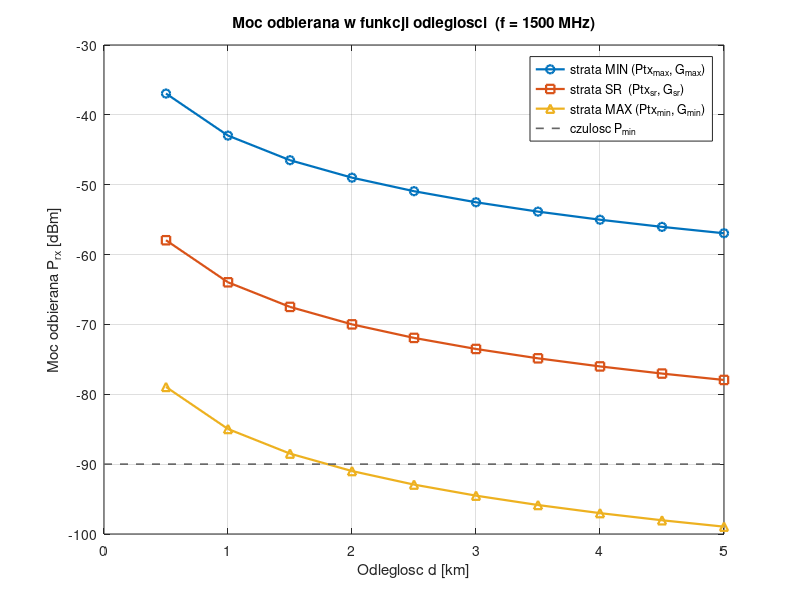
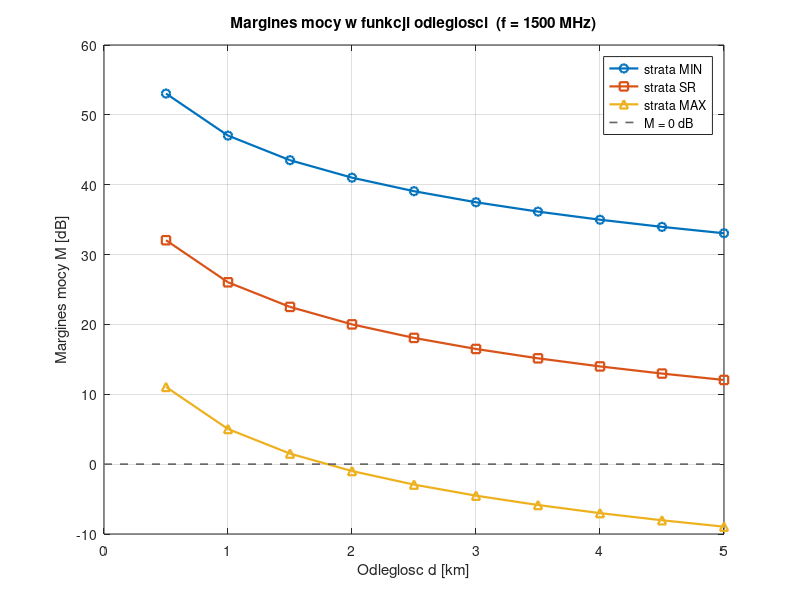

Reproduce these figures in MATLAB, in order.
% =========================================================================
%  PROBLEM 2 - RADIOWY BILANS MOCY (LINK BUDGET)
%  Zadanie nr 3:  f = 1500 MHz
%
%  Program oblicza moc odbieran  (Rx) oraz margines mocy (Rx - czulosc
%  odbiornika) w funkcji odleglosci od 500 m do 5 km (krok 500 m).
%
%  Analizowane sa 3 punkty pomiarowe wyznaczone skrajnymi/srednimi
%  wartosciami mocy nadawczej oraz wzmocnienia anten:
%     - strata MINIMALNA  (najlepszy przypadek): Ptx_max, G_max
%     - strata MAKSYMALNA (najgorszy przypadek): Ptx_min, G_min
%     - strata SREDNIA    (przypadek typowy)    : Ptx_sr , G_sr
%
%  Odcinek nadawczy (nadajnik -> antena)  = 2 m
%  Odcinek odbiorczy (antena -> odbiornik)= 4 m
%
%  Uruchomienie: bilans_radiowy
% =========================================================================

clear; clc; close all;

%% ------------------------- DANE WEJSCIOWE -------------------------------
c   = 299792458;        % [m/s]  predkosc swiatla
f   = 1500e6;           % [Hz]   czestotliwosc pracy (zadanie nr 3)

% Moc nadawcza - wartosci skrajne [dBm]
Ptx_min = 10;           % [dBm]  (= 10 mW)
Ptx_max = 20;           % [dBm]  (= 100 mW)
Ptx_sr  = (Ptx_min + Ptx_max)/2;

% Wzmocnienie pojedynczej anteny - wartosci skrajne [dBi]
% (zakres zgodny z norma ITU-R P.341 uzyta w problemie 1: 2 - 18 dBi)
G_min = 2;              % [dBi]
G_max = 18;             % [dBi]
G_sr  = (G_min + G_max)/2;

% Tlumienie kabli zasilajacych anteny
alpha_kabel = 0.5;      % [dB/m] tlumienie jednostkowe kabla @1500 MHz
len_tx = 2;             % [m]   odcinek nadawczy
len_rx = 4;             % [m]   odcinek odbiorczy
L_tx = alpha_kabel * len_tx;    % [dB] strata toru nadawczego  = 1 dB
L_rx = alpha_kabel * len_rx;    % [dB] strata toru odbiorczego = 2 dB
L_tor = L_tx + L_rx;            % [dB] laczna strata torow

% Dodatkowe straty stale (zlacza, dopasowanie, zapas)
L_misc = 0;             % [dB]

% Czulosc odbiornika - minimalna moc mozliwa do odebrania
Pmin = -90;             % [dBm]

% Odleglosci analizy: 500 m ... 5 km, krok 500 m
d = 500:500:5000;       % [m]

%% --------------------- TLUMIENIE WOLNEJ PRZESTRZENI ---------------------
% FSPL = 20*log10(d) + 20*log10(f) + 20*log10(4*pi/c)   [dB]
FSPL = 20*log10(d) + 20*log10(f) + 20*log10(4*pi/c);    % wektor wzgledem d

%% ------------------------ MOC ODBIERANA (Rx) ----------------------------
% Prx = Ptx + Gtx + Grx - L_tx - L_rx - L_misc - FSPL
% (Gtx oraz Grx przyjmuja te same wartosci skrajne -> 2*G)

Prx_best  = (Ptx_max + 2*G_max) - L_tor - L_misc - FSPL;   % strata MIN
Prx_worst = (Ptx_min + 2*G_min) - L_tor - L_misc - FSPL;   % strata MAX
Prx_avg   = (Ptx_sr  + 2*G_sr ) - L_tor - L_misc - FSPL;   % strata SR

%% --------------------------- MARGINES MOCY ------------------------------
M_best  = Prx_best  - Pmin;
M_worst = Prx_worst - Pmin;
M_avg   = Prx_avg   - Pmin;

%% --------------------------- WYDRUK TABELI ------------------------------
fprintf('\n=========================================================\n');
fprintf(' RADIOWY BILANS MOCY  -  f = %.0f MHz\n', f/1e6);
fprintf('=========================================================\n');
fprintf(' Ptx: %g..%g dBm | G ant: %g..%g dBi | L_tor=%.1f dB | Pmin=%g dBm\n',...
        Ptx_min,Ptx_max,G_min,G_max,L_tor,Pmin);
fprintf('---------------------------------------------------------\n');
fprintf('%6s | %10s %10s %10s | %8s %8s %8s\n',...
        'd[m]','Prx_min','Prx_sr','Prx_max','M_min','M_sr','M_max');
fprintf('       | %10s %10s %10s | %8s %8s %8s\n',...
        '(L max)','(L sr)','(L min)','[dB]','[dB]','[dB]');
fprintf('---------------------------------------------------------\n');
for k = 1:numel(d)
    fprintf('%6d | %10.2f %10.2f %10.2f | %8.2f %8.2f %8.2f\n',...
        d(k), Prx_worst(k), Prx_avg(k), Prx_best(k), ...
        M_worst(k), M_avg(k), M_best(k));
end
fprintf('=========================================================\n');
fprintf(' Uwaga: margines < 0 dB  => brak poprawnego odbioru.\n\n');

%% ------------------------------ WYKRESY ---------------------------------
% Wykres 1: moc odbierana w funkcji odleglosci
figure('Name','Moc odbierana Rx');
plot(d/1000, Prx_best ,'-o','LineWidth',1.6); hold on;
plot(d/1000, Prx_avg  ,'-s','LineWidth',1.6);
plot(d/1000, Prx_worst,'-^','LineWidth',1.6);
xl = xlim; plot(xl,[Pmin Pmin],'--','Color',[0.4 0.4 0.4],'LineWidth',1.2);
grid on; hold off;
xlabel('Odleglosc d [km]');
ylabel('Moc odbierana P_{rx} [dBm]');
title(sprintf('Moc odbierana w funkcji odleglosci  (f = %.0f MHz)', f/1e6));
legend('strata MIN (Ptx_{max}, G_{max})',...
       'strata SR  (Ptx_{sr}, G_{sr})',...
       'strata MAX (Ptx_{min}, G_{min})',...
       'czulosc P_{min}','Location','northeast');

% Wykres 2: margines mocy w funkcji odleglosci
figure('Name','Margines mocy');
plot(d/1000, M_best ,'-o','LineWidth',1.6); hold on;
plot(d/1000, M_avg  ,'-s','LineWidth',1.6);
plot(d/1000, M_worst,'-^','LineWidth',1.6);
xl = xlim; plot(xl,[0 0],'--','Color',[0.4 0.4 0.4],'LineWidth',1.2);
grid on; hold off;
xlabel('Odleglosc d [km]');
ylabel('Margines mocy M [dB]');
title(sprintf('Margines mocy w funkcji odleglosci  (f = %.0f MHz)', f/1e6));
legend('strata MIN','strata SR','strata MAX',...
       'M = 0 dB','Location','northeast');

% Zapis wykresow do plikow PNG (przydatne w sprawozdaniu)
try
    saveas(figure(1),'bilans_moc_odbierana.png');
    saveas(figure(2),'bilans_margines.png');
catch
end
